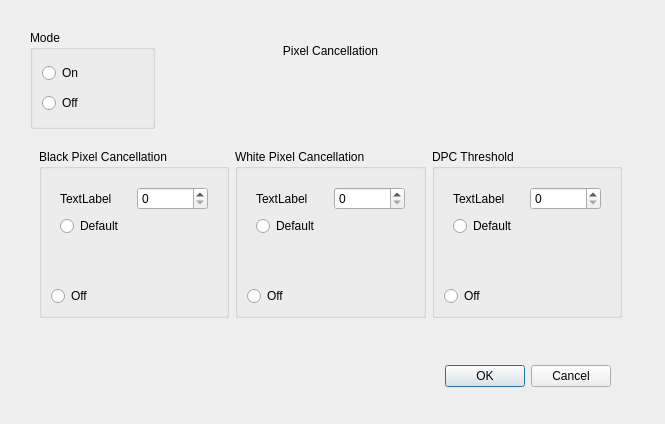
<?xml version="1.0" encoding="UTF-8"?>
<ui version="4.0">
 <class>pixelCancellation</class>
 <widget class="QDialog" name="pixelCancellation">
  <property name="geometry">
   <rect>
    <x>0</x>
    <y>0</y>
    <width>665</width>
    <height>424</height>
   </rect>
  </property>
  <property name="windowTitle">
   <string>Dialog</string>
  </property>
  <widget class="QDialogButtonBox" name="buttonBox">
   <property name="geometry">
    <rect>
     <x>420</x>
     <y>360</y>
     <width>191</width>
     <height>32</height>
    </rect>
   </property>
   <property name="orientation">
    <enum>Qt::Horizontal</enum>
   </property>
   <property name="standardButtons">
    <set>QDialogButtonBox::Cancel|QDialogButtonBox::Ok</set>
   </property>
  </widget>
  <widget class="QLabel" name="label">
   <property name="geometry">
    <rect>
     <x>130</x>
     <y>20</y>
     <width>401</width>
     <height>61</height>
    </rect>
   </property>
   <property name="text">
    <string>Pixel Cancellation</string>
   </property>
   <property name="alignment">
    <set>Qt::AlignCenter</set>
   </property>
  </widget>
  <widget class="QGroupBox" name="modeBox">
   <property name="geometry">
    <rect>
     <x>30</x>
     <y>30</y>
     <width>125</width>
     <height>99</height>
    </rect>
   </property>
   <property name="title">
    <string>Mode</string>
   </property>
   <layout class="QVBoxLayout" name="verticalLayout">
    <item>
     <widget class="QRadioButton" name="modeOnRadio">
      <property name="text">
       <string>On</string>
      </property>
     </widget>
    </item>
    <item>
     <widget class="QRadioButton" name="modeOffRadio">
      <property name="text">
       <string>Off</string>
      </property>
     </widget>
    </item>
   </layout>
  </widget>
  <widget class="QFrame" name="pixelCancellationFrame">
   <property name="geometry">
    <rect>
     <x>30</x>
     <y>140</y>
     <width>601</width>
     <height>187</height>
    </rect>
   </property>
   <layout class="QHBoxLayout" name="horizontalLayout_4">
    <item>
     <widget class="QGroupBox" name="blackPixelCancellationBox">
      <property name="title">
       <string>Black Pixel Cancellation</string>
      </property>
      <layout class="QVBoxLayout" name="verticalLayout_5">
       <item>
        <widget class="QFrame" name="blackPixelCancellationFrame">
         <layout class="QVBoxLayout" name="verticalLayout_2">
          <item>
           <layout class="QHBoxLayout" name="horizontalLayout">
            <item>
             <widget class="QLabel" name="label_2">
              <property name="text">
               <string>TextLabel</string>
              </property>
             </widget>
            </item>
            <item>
             <widget class="QSpinBox" name="spinBox"/>
            </item>
           </layout>
          </item>
          <item>
           <widget class="QRadioButton" name="blackPixelCancellationDefaultRadio">
            <property name="text">
             <string>Default</string>
            </property>
           </widget>
          </item>
         </layout>
        </widget>
       </item>
       <item>
        <spacer name="verticalSpacer">
         <property name="orientation">
          <enum>Qt::Vertical</enum>
         </property>
         <property name="sizeHint" stdset="0">
          <size>
           <width>20</width>
           <height>40</height>
          </size>
         </property>
        </spacer>
       </item>
       <item>
        <widget class="QRadioButton" name="blackPixelCancellationOffRadio">
         <property name="text">
          <string>Off</string>
         </property>
        </widget>
       </item>
      </layout>
     </widget>
    </item>
    <item>
     <widget class="QGroupBox" name="whitePixelCancellationBox">
      <property name="title">
       <string>White Pixel Cancellation</string>
      </property>
      <layout class="QVBoxLayout" name="verticalLayout_6">
       <item>
        <widget class="QFrame" name="whitePixelCancellationFrame">
         <layout class="QVBoxLayout" name="verticalLayout_3">
          <item>
           <layout class="QHBoxLayout" name="horizontalLayout_2">
            <item>
             <widget class="QLabel" name="label_3">
              <property name="text">
               <string>TextLabel</string>
              </property>
             </widget>
            </item>
            <item>
             <widget class="QSpinBox" name="spinBox_2"/>
            </item>
           </layout>
          </item>
          <item>
           <widget class="QRadioButton" name="whitePixelCancellationDefaultRadio">
            <property name="text">
             <string>Default</string>
            </property>
           </widget>
          </item>
         </layout>
        </widget>
       </item>
       <item>
        <spacer name="verticalSpacer_2">
         <property name="orientation">
          <enum>Qt::Vertical</enum>
         </property>
         <property name="sizeHint" stdset="0">
          <size>
           <width>20</width>
           <height>40</height>
          </size>
         </property>
        </spacer>
       </item>
       <item>
        <widget class="QRadioButton" name="whitePixelCancellationOffRadio">
         <property name="text">
          <string>Off</string>
         </property>
        </widget>
       </item>
      </layout>
     </widget>
    </item>
    <item>
     <widget class="QGroupBox" name="dpcThresholdBox">
      <property name="title">
       <string>DPC Threshold</string>
      </property>
      <layout class="QVBoxLayout" name="verticalLayout_7">
       <item>
        <widget class="QFrame" name="dpcThresholdFrame">
         <layout class="QVBoxLayout" name="verticalLayout_4">
          <item>
           <layout class="QHBoxLayout" name="horizontalLayout_3">
            <item>
             <widget class="QLabel" name="label_4">
              <property name="text">
               <string>TextLabel</string>
              </property>
             </widget>
            </item>
            <item>
             <widget class="QSpinBox" name="spinBox_3"/>
            </item>
           </layout>
          </item>
          <item>
           <widget class="QRadioButton" name="dpcThresholdDefaultRadio">
            <property name="text">
             <string>Default</string>
            </property>
           </widget>
          </item>
         </layout>
        </widget>
       </item>
       <item>
        <spacer name="verticalSpacer_3">
         <property name="orientation">
          <enum>Qt::Vertical</enum>
         </property>
         <property name="sizeHint" stdset="0">
          <size>
           <width>20</width>
           <height>40</height>
          </size>
         </property>
        </spacer>
       </item>
       <item>
        <widget class="QRadioButton" name="dpcThresholdOffRadio">
         <property name="text">
          <string>Off</string>
         </property>
        </widget>
       </item>
      </layout>
     </widget>
    </item>
   </layout>
  </widget>
 </widget>
 <resources/>
 <connections>
  <connection>
   <sender>buttonBox</sender>
   <signal>accepted()</signal>
   <receiver>pixelCancellation</receiver>
   <slot>accept()</slot>
   <hints>
    <hint type="sourcelabel">
     <x>610</x>
     <y>374</y>
    </hint>
    <hint type="destinationlabel">
     <x>157</x>
     <y>274</y>
    </hint>
   </hints>
  </connection>
  <connection>
   <sender>buttonBox</sender>
   <signal>rejected()</signal>
   <receiver>pixelCancellation</receiver>
   <slot>reject()</slot>
   <hints>
    <hint type="sourcelabel">
     <x>610</x>
     <y>380</y>
    </hint>
    <hint type="destinationlabel">
     <x>286</x>
     <y>274</y>
    </hint>
   </hints>
  </connection>
 </connections>
</ui>
